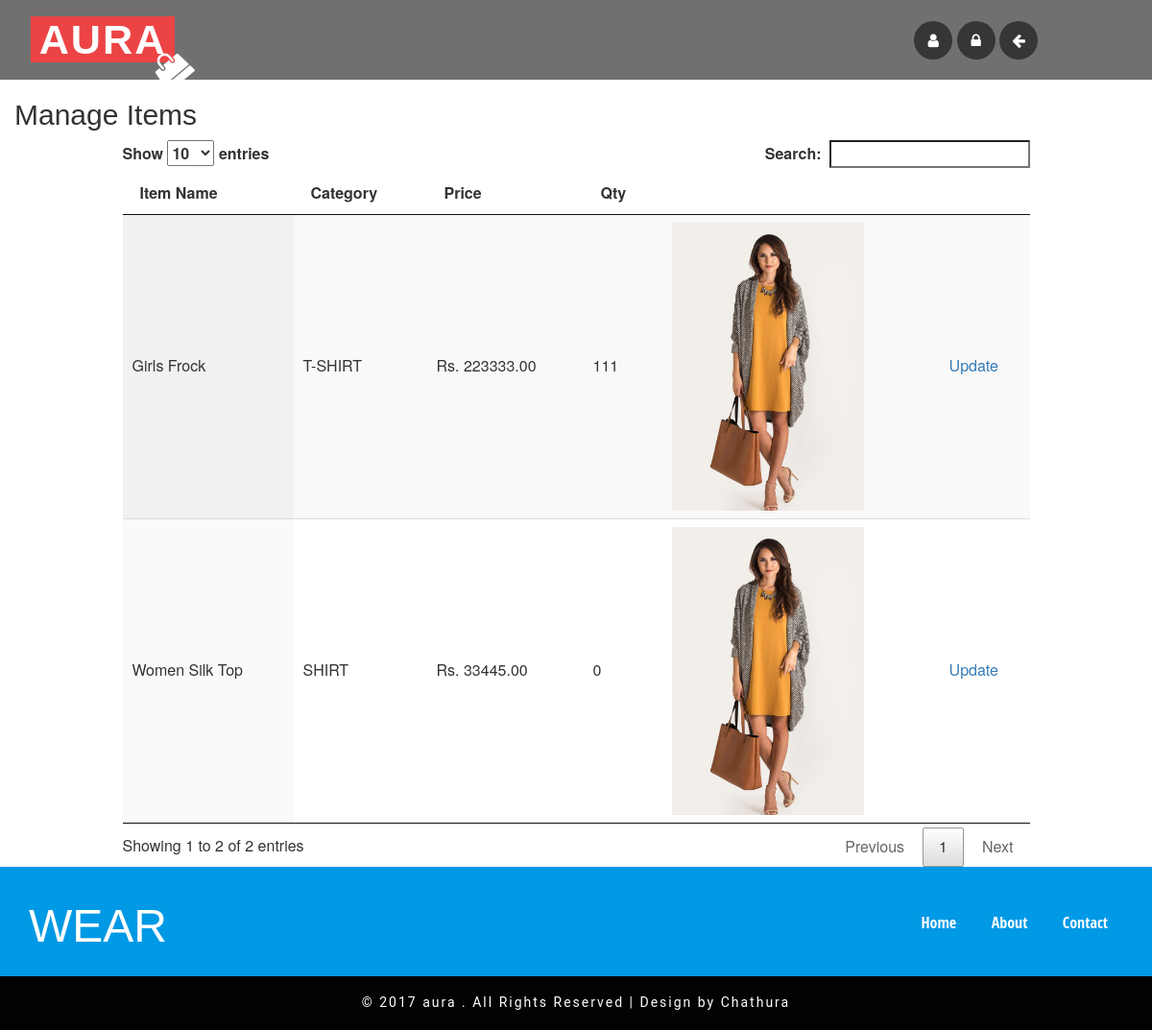
Before: /admin_manage_item.php with the older database file.
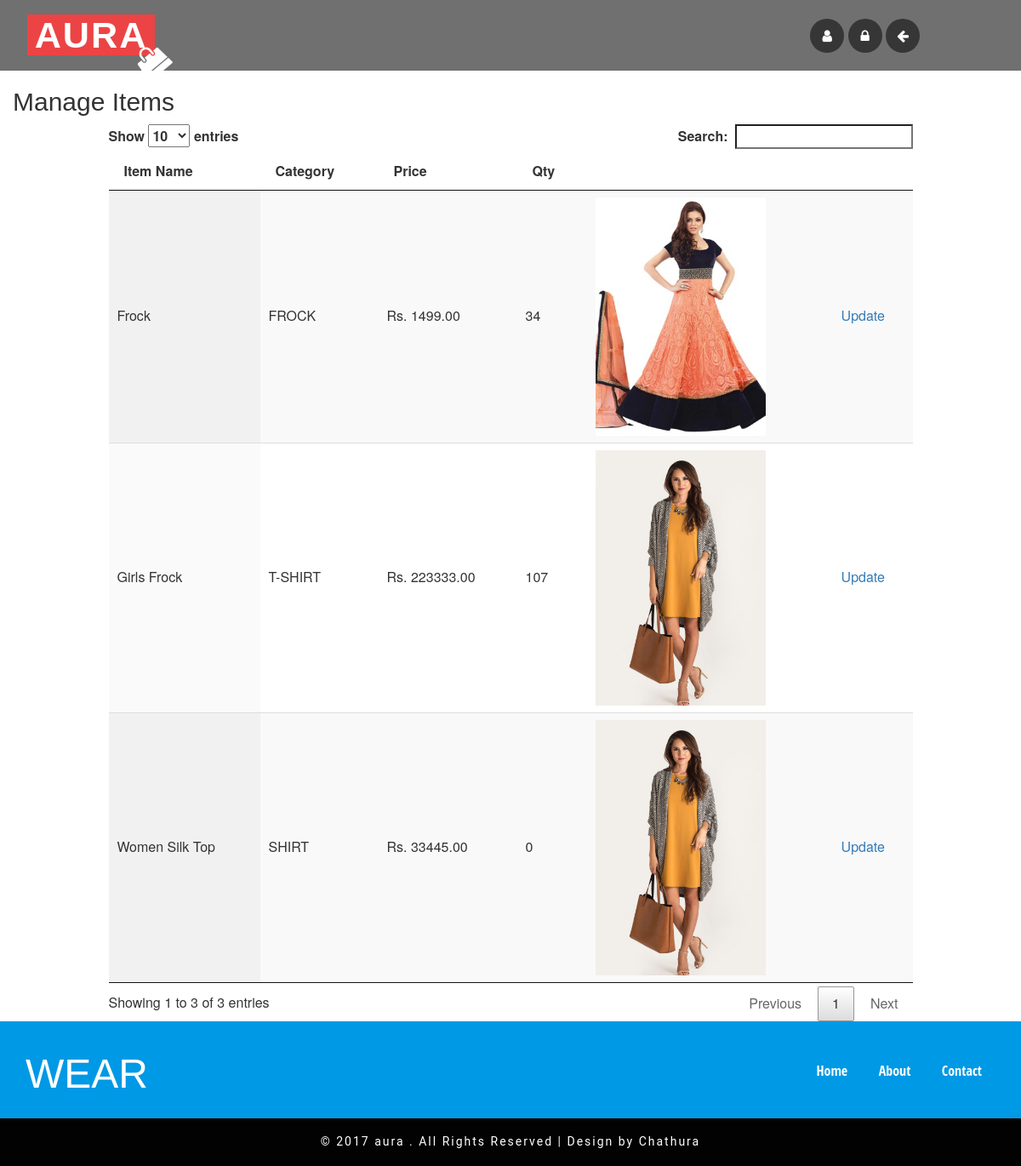
After: the same page with the newer database file.
### tables this page shows
CREATE TABLE `aura_item` (
  `id` int(5) NOT NULL AUTO_INCREMENT,
  `item_name` varchar(50) DEFAULT NULL,
  `category` varchar(50) DEFAULT NULL,
  `price` decimal(10,2) DEFAULT '0.00',
  `available_qty` int(5) DEFAULT '0',
  `status` varchar(10) DEFAULT 'ACTIVE',
  `img_path` varchar(100) DEFAULT NULL,
  PRIMARY KEY (`id`)
);

### DB.php (called while the page is built, shortened)
<?php
function getDBConnection() {
    $servername = "localhost";
    $username = "root";
    $password = "123";
    $db = "aura_db";
    $conn = mysqli_connect($servername, $username, $password, $db);
    if (!$conn) {
        die("Connection failed: " . mysqli_connect_error());
    } else {
        return $conn;
    }
}
function getData($sql) {
    $conn = getDBConnection();
    $result = mysqli_query($conn, $sql);
    if (mysqli_num_rows($result) > 0) {
        return $result;
    } else {
        return FALSE;
    }
}
?>

### admin_manage_item.php (the view, shortened to what this page needs)
<!DOCTYPE html>
<html lang="en">
    <head>
        <link href="css/bootstrap.css" rel="stylesheet" type="text/css" media="all" />
        <link rel="stylesheet" href="css/chocolat.css" type="text/css">
        <link rel="stylesheet" href="css/style.css" type="text/css" media="all" />
        <link rel="stylesheet" href="css/flexslider.css" type="text/css" media="screen" />
        <link href="css/font-awesome.css" rel="stylesheet">
    </head>
    <body>
        <div class="bannerx" id="home">
            <div class="w3-header-bottom">
                <div class="w3layouts-logo">
                    <h1>
                        <a href="index.php">AURA </a>
                        <i class="fa fa-shopping-bag" aria-hidden="true"></i>
                    </h1>
                </div>
                <div class="agileinfo-social-grids">
                    <ul>
                        <li><a href="#"><i class="fa fa-user"></i><?= $_SESSION['ssn_user']['fname'];?></a></li>
                        <li><a href="change_password.php"><i class="fa fa-lock"></i></a></li>
                        <li><a href="#"><i class="fa fa-arrow-left"></i></a></li>
                    </ul>
                </div>
                <div class="clearfix"> </div>
            </div>
        </div>
        <div class="container">
            <div class="row">
                <h2>Manage Items</h2>
                  <div class="col-md-1"></div>
                <div class="col-md-10">
                    <table id="example" class="display" cellspacing="0" width="100%">
                        <thead>
                            <tr>
                                <th>Item Name</th>
                                <th>Category</th>
                                <th>Price</th>
                                <th>Qty</th>
                                <th></th>
                                <th></th>
                            </tr>
                        </thead>
                        <tbody>
                            <?php
                            include './DB.php';
                            $sql = " SELECT * FROM aura_item ";
                            $resultx = getData($sql);
                            if ($resultx != FALSE) {
                                while ($row = mysqli_fetch_assoc($resultx)) {
                                    ?>
                                    <tr>
                                        <td><?= $row['item_name']; ?></td>
                                        <td><?= $row['category']; ?></td>
                                        <td>Rs. <?= $row['price']; ?></td>
                                        <td><?= $row['available_qty']; ?></td>
                                        <td><img style="width: 200px" src="uploads/<?= $row['img_path']; ?>"/></td>
                                        <td><a href="admin_update_item.php?id=<?= $row['id']; ?>">Update</a></td>
                                    </tr>
                                    <?php
                                }
                            }
                            ?>
                        </tbody>
                    </table>
                </div>
                <div class="col-md-1"></div>
            </div>
        </div>
        <?php include './_footer.php'; ?>
        <link href="css/jquery.dataTables.min.css" rel="stylesheet" type="text/css"/>
    </body>
</html>

### _footer.php
<div class="footer-bot wow fadeInRight animated" data-wow-delay=".5s">
            <div class="container">
                <div class="logo2">
                    <h3><a href="#">Wear</a></h3>
                </div>
                <div class="ftr-menu">
                    <ul>
                        <li><a class="scroll" href="#home">Home </a></li>
                        <li><a class="scroll" href="#about">About</a></li>
                        <li><a class="scroll" href="#contact">Contact</a></li>
                    </ul>
                </div>
                <div class="clearfix"></div>
            </div>
        </div>
        <div class="copy-right wow fadeInLeft animated" data-wow-delay=".5s">
            <div class="container">
                <p> &copy; 2017 aura . All Rights Reserved | Design by  <a href="#"> Chathura</a></p>
            </div>
        </div>

### css/chocolat.css (style rules this page uses)
body { margin:0; padding:0; }

### css/style.css (style rules this page uses)
body a { transition: 0.5s all; -webkit-transition: 0.5s all; -o-transition: 0.5s all; -moz-transition: 0.5s all; -ms-transition: 0.5s all; }
html, body { font-size: 100%; }
body { background:#FFFFFF; }
h1,h2,h3,h4,h5,h6 { font-family: 'Raleway', sans-serif; }
p { font-family: 'Roboto', sans-serif; }
.w3-header-bottom { background:rgba(17,17,17,0.6); padding: 1em 2em; }
.w3layouts-logo h1 i.fa.fa-shopping-bag { position: absolute; top: 78%; left: 60%; color: #fff; -ms-transform: rotate(-40deg); -webkit-transform: rotate(-40deg); transform: rotate(-40deg); }
.w3layouts-logo h1 a { color: #fff; font-size: 1.2em; text-decoration: none; font-weight: 600; text-transform: uppercase; letter-spacing: 2px; background: #ec4445; padding: 0 0.2em; }
.w3layouts-logo h1 { margin: .05em 0; position: relative; }
.w3layouts-logo { width: 15%; float: left; }
.agileinfo-social-grids { float: right; margin-top: 0.4em; width: 20%; }
.agileinfo-social-grids ul { padding:0; margin:0; }
.agileinfo-social-grids ul li { display: inline-block; }
.agileinfo-social-grids ul li a { color: #FFFFFF; text-align: center; }
.agileinfo-social-grids ul li a i.fa { transition: 0.5s all; -webkit-transition: 0.5s all; -moz-transition: 0.5s all; -o-transition: 0.5s all; -ms-transition: 0.5s all; background: #363636; width: 40px; height: 40px; line-height: 2.5em; border-radius: 50%; }
p { color: #999; line-height: 1.8em; font-size: 1em; }
.footer-bot { background:#0099e5; padding: 1em 0; }
.logo2 { float:left; }
.logo2 h3 a { color: #fff; text-decoration: none; font-size: 2em; text-transform: uppercase; margin: 0; }
.ftr-menu { float: right; margin-top: 31px; }
.ftr-menu ul li { display:inline-block; font-family: 'Open Sans Condensed', sans-serif; }
.ftr-menu ul li a { transition:0.5s all; -webkit-transition:0.5s all; -moz-transition:0.5s all; -o-transition:0.5s all; -ms-transition:0.5s all; display:block; text-decoration:none; font-size:16px; font-weight:500; color:#fff; margin:0 16px; }
.copy-right { padding:15px 0; background:#020202; }
.copy-right p { margin:0px 0 0 0; font-size:14px; color: #fff; text-align:center; letter-spacing: 2px; }
.copy-right p a { color:#fff; }
@media (max-width:1440px) { .agileinfo-social-grids { width: 18%; } }
@media (max-width:1440px) { .w3layouts-logo h1 i.fa.fa-shopping-bag { top: 75%; left: 66%; } }
@media (max-width:1366px) { .w3layouts-logo h1 i.fa.fa-shopping-bag { top: 75%; left: 69%; } }
@media (max-width:1280px) { .agileinfo-social-grids { width: 19%; } }
@media (max-width:1280px) { .w3layouts-logo h1 i.fa.fa-shopping-bag { left: 75%; } }

Changed rows visible on the page:
changed aura_item "Girls Frock": available_qty "111" → "107"
added aura_item: item_name "Frock", category "FROCK", price "1499.00", available_qty "34", img_path (picture)
Other visible differences:
text written by a page script: "Show entries Search: Showing 1 to 2 of 2 entries Previous 1 Next" → "Show entries Search: Showing 1 to 3 of 3 entries Previous 1 Next"
